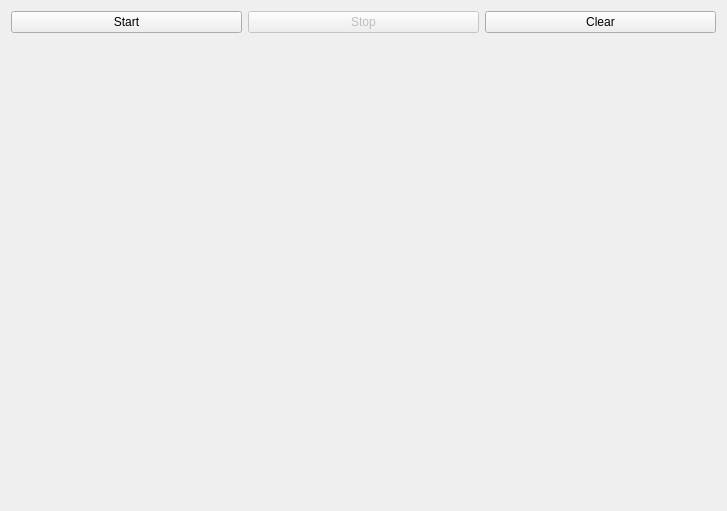
<?xml version="1.0" encoding="UTF-8"?>
<ui version="4.0">
 <class>Scope</class>
 <widget class="QWidget" name="Scope">
  <property name="geometry">
   <rect>
    <x>0</x>
    <y>0</y>
    <width>727</width>
    <height>511</height>
   </rect>
  </property>
  <property name="windowTitle">
   <string>Scope</string>
  </property>
  <layout class="QGridLayout" name="gridLayout">
   <item row="0" column="1">
    <widget class="QPushButton" name="stop">
     <property name="enabled">
      <bool>false</bool>
     </property>
     <property name="text">
      <string>Stop</string>
     </property>
    </widget>
   </item>
   <item row="0" column="0">
    <widget class="QPushButton" name="start">
     <property name="text">
      <string>Start</string>
     </property>
    </widget>
   </item>
   <item row="0" column="2">
    <widget class="QPushButton" name="clear">
     <property name="text">
      <string>Clear</string>
     </property>
    </widget>
   </item>
   <item row="1" column="0" colspan="3">
    <widget class="ResponsePlotter" name="plot" native="true"/>
   </item>
  </layout>
 </widget>
 <customwidgets>
  <customwidget>
   <class>ResponsePlotter</class>
   <extends>QWidget</extends>
   <header>responseplotter.h</header>
   <container>1</container>
  </customwidget>
 </customwidgets>
 <resources/>
 <connections/>
</ui>
